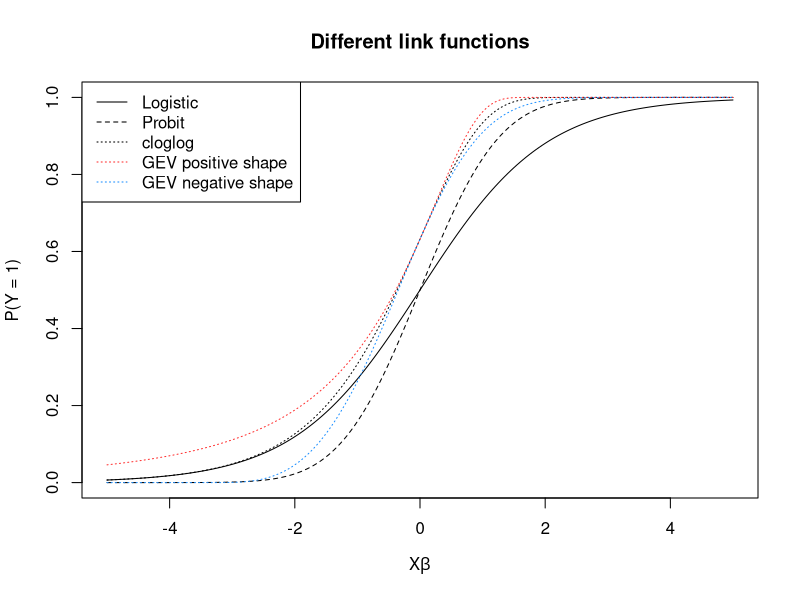

Generate this figure with R:
xplot <- seq(-5, 5, by=0.05)

yplot1 <- exp(xplot) / (1 + exp(xplot))
yplot2 <- pnorm(xplot)
yplot3 <- 1 - exp(-exp(xplot))
yplot4 <- 1 - exp(-(1 - 0.3 * xplot)^(-1 / 0.3))
yplot5 <- 1 - exp(-(1 + 0.3 * xplot)^(1 / 0.3))

yplot4[is.nan(yplot4)] <- 1
yplot5[is.nan(yplot5)] <- 0

plot(xplot, yplot1, type="l", ylim=c(0, 1),
	 ylab="P(Y = 1)", xlab=bquote(paste("X", beta)), 
	 main="Different link functions")
lines(xplot, yplot2, lty=2)
lines(xplot, yplot3, lty=3)
lines(xplot, yplot4, lty=3, col="firebrick1")
lines(xplot, yplot5, lty=3, col="dodgerblue1")
legend("topleft", legend=c("Logistic", "Probit", "cloglog", "GEV positive shape", "GEV negative shape"), lty=c(1, 2, 3, 3, 3), col=c("black", "black", "black", "firebrick1", "dodgerblue1"))